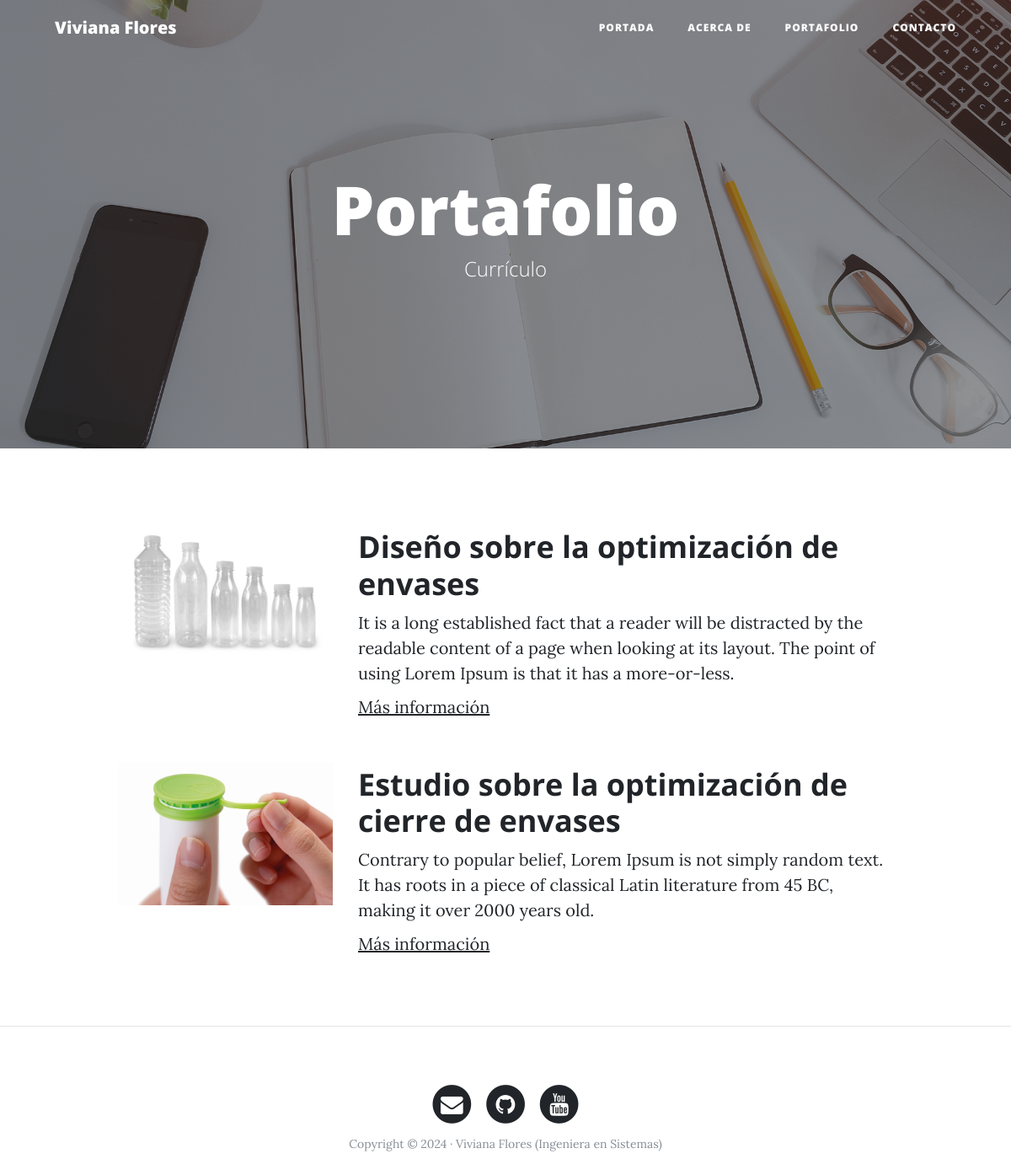
The page /portfolio/ on the database its author committed.
### portfolio/models.py (models this page shows, shortened)
class Project(models.Model):
    title=models.CharField(max_length=100, verbose_name="Título")
    description=models.TextField(verbose_name="Descripción")
    image=models.ImageField(upload_to="portfolio", verbose_name="Imagen")
    url=models.URLField(null=True, blank=True, verbose_name="Enlace")
    created=models.DateTimeField(auto_now_add=True, verbose_name="Fecha de creación")
    updated=models.DateTimeField(auto_now=True, verbose_name="Fecha de edición")
    class Meta:
        verbose_name='proyecto'
        verbose_name_plural='proyectos'
        ordering=['-created']

### portfolio/views.py (the view)
# urls.py: path('portfolio/', portfolio_views.portfolio, name="portfolio"),
def portfolio(request):
    projects=Project.objects.all()  # obtener todos los objetos generados desde el modelo / lista de registros en la BDD
    return render(request, "portfolio/portfolio.html", {'projects':projects})

### portfolio/templates/portfolio/portfolio.html (shortened to what this page needs)
{% extends "core/base.html" %}
{% block background %}{% load static %}{% static 'core/img/portfolio-bg.jpg' %}{% endblock %}
{% block header %}
<h1>Portafolio</h1>
<span class="subheading">Currículo</span>
{% endblock %}
{% block content %}
  {% for project in projects%}
    <div class="row project">
      <div class="col-lg-3 col-md-4 offset-lg-1">
        <img class="img-fluid" src="{{project.image.url}}" alt="">
      </div>
      <div class="col-lg-7 col-md-8">
        <h2 class="section-heading title">{{project.title}}</h2>
        <p>{{project.description}}</p>
        {% if project.url != null %}
          <p><a href="{{project.url}}">Más información</a></p>
        {% endif %}
      </div>
    </div>
  {% endfor %}
{% endblock  %}

### core/templates/core/base.html (shortened to what this page needs)
<!DOCTYPE html>
<html lang="es">
  <head>
    {% load static %}
    <link href="{% static 'core/vendor/bootstrap/css/bootstrap.min.css' %}" rel="stylesheet">
    <link href="{% static 'core/vendor/font-awesome/css/font-awesome.min.css' %}" rel="stylesheet" type="text/css">
    <link href="{% static 'core/css/clean-blog.min.css' %}" rel="stylesheet">
  </head>
  <body>
    <nav class="navbar navbar-expand-lg navbar-light fixed-top" id="mainNav">
      <div class="container">
        <a class="navbar-brand" href="{% url 'home' %}">Viviana Flores</a>
        <div class="collapse navbar-collapse" id="navbarResponsive">
          <ul class="navbar-nav ml-auto">
            <li class="nav-item">
              <a class="nav-link" href="{% url 'home' %}">Portada</a>
            </li>
            <li class="nav-item">
              <a class="nav-link" href="{% url 'about' %}">Acerca de</a>
            </li>
            <li class="nav-item">
              <a class="nav-link" href="{% url 'portfolio' %}">Portafolio</a>
            </li>
            <li class="nav-item">
              <a class="nav-link" href="{% url 'contact' %}">Contacto</a>
            </li>
          </ul>
        </div>
      </div>
    </nav>
    <header class="masthead" style="background-image: url('{% block background %}{% endblock %}')">
      <div class="overlay"></div>
      <div class="container">
        <div class="row">
          <div class="col-lg-8 col-md-10 mx-auto">
            <div class="site-heading">
              {% block header %}{% endblock %}
            </div>
          </div>
        </div>
      </div>
    </header>
    <div class="container">
      {% block content %}{% endblock  %}
    </div>
    {% if request.path != "/" %}
      <hr>
    {% endif %}
    <footer>
      <div class="container">
        <div class="row">
          <div class="col-lg-8 col-md-10 mx-auto">
            <ul class="list-inline text-center">
              <li class="list-inline-item">
                <a href="#">
                  <span class="fa-stack fa-lg">
                    <i class="fa fa-circle fa-stack-2x"></i>
                    <i class="fa fa-envelope fa-stack-1x fa-inverse"></i>
                  </span>
                </a>
              </li>
              <li class="list-inline-item">
                <a href="#">
                  <span class="fa-stack fa-lg">
                    <i class="fa fa-circle fa-stack-2x"></i>
                    <i class="fa fa-github fa-stack-1x fa-inverse"></i>
                  </span>
                </a>
              </li>
              <li class="list-inline-item">
                <a href="#">
                  <span class="fa-stack fa-lg">
                    <i class="fa fa-circle fa-stack-2x"></i>
                    <i class="fa fa-youtube fa-stack-1x fa-inverse"></i>
                  </span>
                </a>
              </li>
            </ul>
            <p class="copyright text-muted">Copyright &copy; 2024 · Viviana Flores (Ingeniera en Sistemas) </p>
          </div>
        </div>
      </div>
    </footer>
  </body>
</html>

### rows shown on the page
Project: image (picture), title "Diseño sobre la optimización de envases", description "It is a long established fact that a reader will be distracted by the readable content of a page when looking at its layout. The point of using Lorem Ipsum is that it has a more-or-less."
Project: image (picture), title "Estudio sobre la optimización de cierre de envases", description "Contrary to popular belief, Lorem Ipsum is not simply random text. It has roots in a piece of classical Latin literature from 45 BC, making it over 2000 years old."
